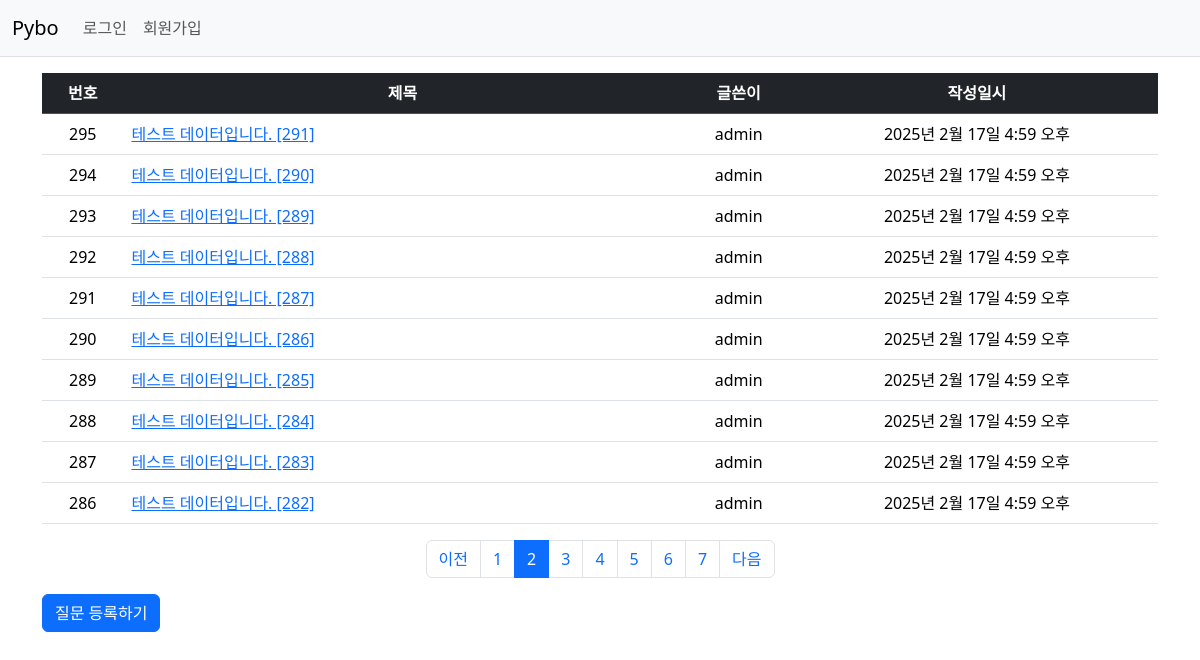
Screenshot of /?page=2 with the database file from the repository.
### pybo/models.py (models this page shows, shortened)
class Question(models.Model):
    author = models.ForeignKey(User, on_delete=models.CASCADE)
    subject = models.CharField(max_length=200)
    content = models.TextField()
    create_date = models.DateTimeField()
    modify_date = models.DateTimeField(null=True, blank=True)

### pybo/views.py (the view)
# urls.py: path('', views.index, name='index'),  # '/'에 해당하는 path
def index(request):
    page = request.GET.get('page', '1')  # 페이지
    question_list = Question.objects.order_by('-create_date')
    paginator = Paginator(question_list, 10)  # 페이지당 10개씩 보여주기
    page_obj = paginator.get_page(page)
    context = {'question_list': page_obj}
    return render(request, 'pybo/question_list.html', context)

### pybo/templatetags/pybo_filter.py (called while the page is built)
@register.filter
def sub(value, arg):
    return value - arg

### templates/pybo/question_list.html (shortened to what this page needs)
{% extends 'base.html' %}
{% load pybo_filter %}  #pybo_filter.py 로드
{% block content %}
<div class="container my-3">
    <table class="table">
        <thead>
        <tr class="table-dark text-center">
            <th>번호</th>
            <th style="width:50%">제목</th>
            <th>글쓴이</th>
            <th>작성일시</th>
        </tr>
        </thead>
        <tbody>
        {% if question_list %}
        {% for question in question_list %}
        <tr class="text-center">
            <td>
                {{ question_list.paginator.count|sub:question_list.start_index|sub:forloop.counter0|add:1 }}
            </td>
            <td class="text-start">
                <a href="{% url 'pybo:detail' question.id %}">{{ question.subject }}</a>
            </td>
            <td>{{ question.author.username }}</td>
            <td>{{ question.create_date }}</td>
        </tr>
        {% endfor %}
        {% else %}
        <tr>
            <td colspan="4">질문이 없습니다.</td>
        </tr>
        {% endif %}
        </tbody>
    </table>
    <ul class="pagination justify-content-center">
        {% if question_list.has_previous %}
        <li class="page-item">
            <a class="page-link" href="?page={{ question_list.previous_page_number }}">이전</a>
        </li>
        {% else %}
        <li class="page-item disabled">
            <a class="page-link" tabindex="-1" aria-disabled="true" href="#">이전</a>
        </li>
        {% endif %}
        {% for page_number in question_list.paginator.page_range %}
        {% if page_number >= question_list.number|add:-5 and page_number <= question_list.number|add:5 %}
        {% if page_number == question_list.number %}
        <li class="page-item active" aria-current="page">
            <a class="page-link" href="?page={{ page_number }}">{{ page_number }}</a>
        </li>
        {% else %}
        <li class="page-item">
            <a class="page-link" href="?page={{ page_number }}">{{ page_number }}</a>
        </li>
        {% endif %}
        {% endif %}
        {% endfor %}
        {% if question_list.has_next %}
        <li class="page-item">
            <a class="page-link" href="?page={{ question_list.next_page_number }}">다음</a>
        </li>
        {% else %}
        <li class="page-item disabled">
            <a class="page-link" tabindex="-1" aria-disabled="true" href="#">다음</a>
        </li>
        {% endif %}
    </ul>
    <a href="{% url 'pybo:question_create' %}" class="btn btn-primary"> 질문 등록하기</a>
</div>
{% endblock %}

### rows the page displays
Question: paginator.count|sub "295", subject "테스트 데이터입니다. [291]", author.username "admin", create_date "2025년 2월 17일 4:59 오후"
Question: paginator.count|sub "294", subject "테스트 데이터입니다. [290]", author.username "admin", create_date "2025년 2월 17일 4:59 오후"
Question: paginator.count|sub "293", subject "테스트 데이터입니다. [289]", author.username "admin", create_date "2025년 2월 17일 4:59 오후"
Question: paginator.count|sub "292", subject "테스트 데이터입니다. [288]", author.username "admin", create_date "2025년 2월 17일 4:59 오후"
Question: paginator.count|sub "291", subject "테스트 데이터입니다. [287]", author.username "admin", create_date "2025년 2월 17일 4:59 오후"
Question: paginator.count|sub "290", subject "테스트 데이터입니다. [286]", author.username "admin", create_date "2025년 2월 17일 4:59 오후"
Question: paginator.count|sub "289", subject "테스트 데이터입니다. [285]", author.username "admin", create_date "2025년 2월 17일 4:59 오후"
Question: paginator.count|sub "288", subject "테스트 데이터입니다. [284]", author.username "admin", create_date "2025년 2월 17일 4:59 오후"
Question: paginator.count|sub "287", subject "테스트 데이터입니다. [283]", author.username "admin", create_date "2025년 2월 17일 4:59 오후"
Question: paginator.count|sub "286", subject "테스트 데이터입니다. [282]", author.username "admin", create_date "2025년 2월 17일 4:59 오후"

### other values shown
{{ page_number }} "1" "3" "4" "5" "6" "7"
{{ page_number }} "2"
